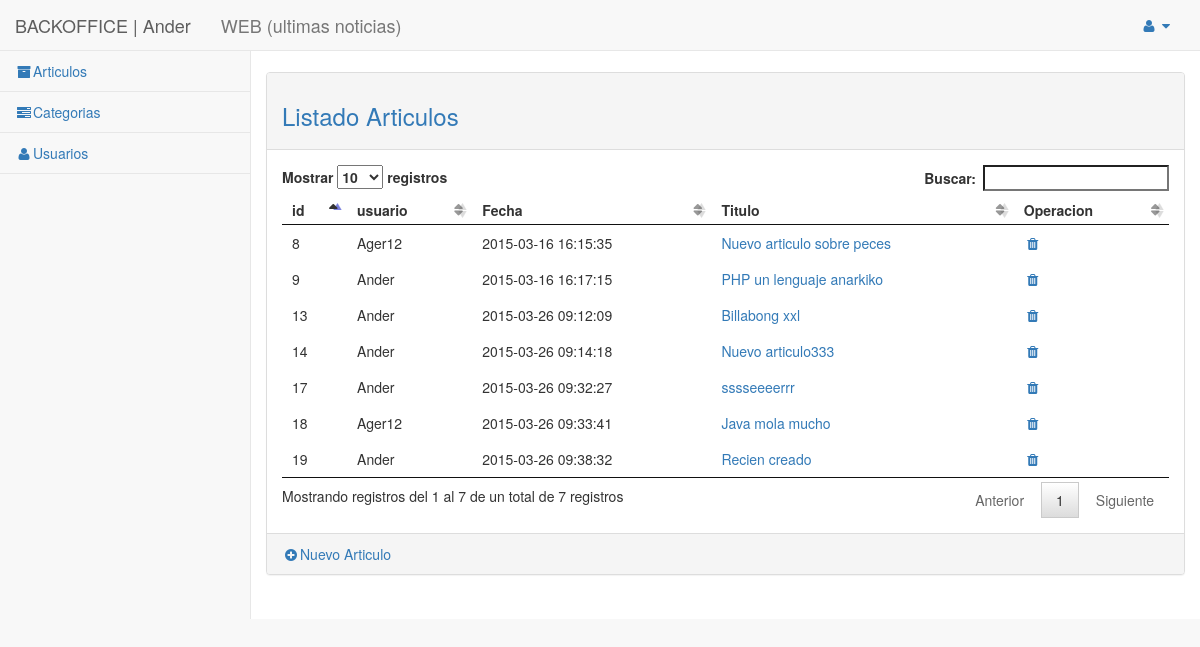
The page /backoffice/articulo/controlador.php (signed in) on the database its author committed.
### tables this page shows
CREATE TABLE IF NOT EXISTS `articulo` (
  `id` int(11) NOT NULL AUTO_INCREMENT,
  `fecha` timestamp NULL DEFAULT CURRENT_TIMESTAMP COMMENT 'fecha del artículo',
  `titulo` varchar(250) NOT NULL DEFAULT 'Sin titulo' COMMENT 'título del articulo',
  `id_usuario` int(11) NOT NULL,
  `contenido` text NOT NULL COMMENT 'descripción del articulo',
  `url_foto` varchar(255) NOT NULL,
  PRIMARY KEY (`id`),
  KEY `id_usuario` (`id_usuario`)
);

CREATE TABLE IF NOT EXISTS `usuario` (
  `id` int(11) NOT NULL AUTO_INCREMENT,
  `email` varchar(250) NOT NULL,
  `password` varchar(50) NOT NULL,
  `nombre` varchar(250) NOT NULL,
  `rol` int(1) NOT NULL DEFAULT '1' COMMENT '0=Administrador  1=usuario',
  PRIMARY KEY (`id`),
  UNIQUE KEY `email` (`email`)
);

### core/Database.php (called while the page is built, shortened)
<?php
class Database{
	private $db_host = "localhost";
	private $db_user = "root";
	private $db_pass = "";
	private $db_name = "mb15";
	private $con = false;
	private $result = array();
	public function connect(){
		if(!$this->con){
			$myconn = @mysql_connect($this->db_host,$this->db_user,$this->db_pass);
            if($myconn){
            	$seldb = @mysql_select_db($this->db_name,$myconn);
                if($seldb){
                	$this->con = true;
                    return true;
                }else{
                	array_push($this->result,mysql_error());
                    return false;
                }
            }else{
            	array_push($this->result,mysql_error());
                return false;
            }
        }else{
            return true;
        }
	}
    public function disconnect(){
    	if($this->con){
    		if(@mysql_close()){
    			$this->con = false;
				return true;
			}else{
				return false;
			}
		}
    }
	public function sql($sql){
		$query = @mysql_query($sql);
		if($query){
			$this->numResults = mysql_num_rows($query);
			for($i = 0; $i < $this->numResults; $i++){
				$r = mysql_fetch_array($query);
               	$key = array_keys($r);
               	for($x = 0; $x < count($key); $x++){
                   	if(!is_int($key[$x])){
                   		if(mysql_num_rows($query) >= 1){
                   			$this->result[$i][$key[$x]] = $r[$key[$x]];
						}else{
							$this->result = null;
						}
					}
				}
			}
			return true;
		}else{
			array_push($this->result,mysql_error());
			return false;
		}
	}
    public function getResult(){
        $val = $this->result;
        $this->result = array();
        return $val;
    }
}

### backoffice/articulo/modelo.php (called while the page is built, shortened)
<?php
	function getArticulos( $limit=10 , $id_usuario=null)
	{
		$sql = "SELECT a.id , titulo, id_usuario, nombre , fecha, nombre, contenido, url_foto FROM `articulo` as a , `usuario` as u WHERE a.id_usuario = u.id";
		$db = new Database();
		$db->connect();
		$where = '';
		$order = ' order by fecha';
		$db->sql( $sql.$where.$order );
		$res = $db->getResult();
		return $res;
	}
?>

### backoffice/articulo/vista.php (the view)
<?php require '../../html/backoffice/head.php'; ?>
<div id="page-wrapper">
    <div class="row">
        <div class="col-lg-12">
         </div>
     </div>
     <div class="row">
            <br>
            <div class="panel panel-default">
                <div class="panel-heading">
                     <h3 class="text-primary">Listado Articulos</h3>
                </div>
                <div class="panel-body">
					<table id="tabla">
					<thead>
						<tr>
							<th>id</th>
							<th>usuario</th>
							<th>Fecha</th>
							<th>Titulo</th>
							<th>Operacion</th>
						</tr>
					</thead>
					    <?php foreach($articulos as $articulo): ?>
					    <tr>
					    	<td><?php echo $articulo['id']?></td>
					    	<td><?php echo $articulo['nombre']?></td>
					        <td><?php echo $articulo['fecha']?></td>
					        <td>
					        	<a href="<?php echo(CONTROLLER_ARTICULO);?>?op=<?php echo(OP_DETALLE);?>&id=<?php echo $articulo['id']?>" >
					        		<?php echo $articulo['titulo']?>
					        	</a>
					        </td>
					        <td>
					        	<a href="<?php echo(CONTROLLER_ARTICULO);?>?id=<?php echo $articulo['id']?>&op=<?php echo(OP_ELIMINAR);?>"
					        	   title="Eliminar articulo"><i class="fa fa-trash fa-fw"></i></a>
					        </td>
					    </tr>
					<?php endforeach;?>
					</table>
				</div>
                <div class="panel-footer">
                    <a href="<?php echo(CONTROLLER_ARTICULO);?>?op=<?php echo(OP_DETALLE);?>"><i class="fa fa-plus-circle fa-fw"></i>Nuevo Articulo</a>
                 </div>
            </div>
		</div>
</div>
<?php require '../../html/backoffice/footer.php'; ?>

### backoffice/articulo/controlador.php (shortened to what this page needs)
<?php
require_once ('../../core/DataBase.php');
require_once('modelo.php');
$perfil = $_SESSION['perfil'];
$op = 1;
switch ($op) {
	case OP_LISTAR:
		op_listar($perfil);
		break;
}
function op_listar($perfil){
	if ( $perfil['rol'] == Constantes::$ROL_ADMINISTRADOR ){
		$articulos = getArticulos( -1 , null  );
	}else{
		$articulos = getArticulos( -1 , $perfil['id']  );
	}
	require('vista.php');
}

### html/backoffice/head.php (shortened to what this page needs)
<!DOCTYPE html>
<html lang="en">
<head>
	   <link href="css/bootstrap.min.css" rel="stylesheet">
	    <link href="css/sb-admin-2.css" rel="stylesheet">
	    <link href="css/font-awesome/css/font-awesome.min.css" rel="stylesheet" type="text/css">
	    <link href="js/datatables/css/jquery.dataTables.min.css" rel="stylesheet" type="text/css">
	    <link href="js/datatables/css/jquery.dataTables_themeroller.css" rel="stylesheet" type="text/css">
</head>
<body>
    <div id="wrapper">
    <?php require 'navigation.php';?>

### html/backoffice/navigation.php (shortened to what this page needs)
<?php
$perfil = $_SESSION["perfil"];
?>
 <nav class="navbar navbar-default navbar-static-top" role="navigation" style="margin-bottom: 0">
     <div class="navbar-header">
         <a class="navbar-brand" href="">BACKOFFICE | <?php echo $perfil['nombre']?> </a>
         <a class="navbar-brand" href="<?php echo WEBROOT; ?>"> WEB (ultimas noticias)</a>
     </div>
     <ul class="nav navbar-top-links navbar-right">
         <li class="dropdown">
             <a class="dropdown-toggle" data-toggle="dropdown" href="#">
                 <i class="fa fa-user fa-fw"></i>  <i class="fa fa-caret-down"></i>
             </a>
         </li>
     </ul>
     <div class="navbar-default sidebar" role="navigation">
         <div class="sidebar-nav navbar-collapse">
             <ul class="nav" id="side-menu">
                 <?php if ( $perfil['rol'] == 0 ) { ?>
                  <li>
                      <a href="<?php echo(CONTROLLER_ARTICULO);?>"><i class="fa fa-archive fa-fw"></i>Articulos</a>
                  </li>
                  <li>
                      <a href="<?php echo(CONTROLLER_CATEGORIA);?>"><i class="fa fa-tasks fa-fw"></i>Categorias</a>
                  </li>
                  <li>
                      <a href="<?php echo(CONTROLLER_USER);?>"><i class="fa fa-user fa-fw"></i>Usuarios</a>
                  </li>
               	<?php }?>
             </ul>
         </div>
     </div>
 </nav>

### html/backoffice/footer.php (shortened to what this page needs)
</div>
</body>
</html>

### html/backoffice/css/sb-admin-2.css (style rules this page uses)
body { background-color: #f8f8f8; }
#wrapper { width: 100%; }
#page-wrapper { padding: 0 15px; min-height: 568px; background-color: #fff; }
@media (min-width:768px) { #page-wrapper { position: inherit; margin: 0 0 0 250px; padding: 0 30px; border-left: 1px solid #e7e7e7; } }
.navbar-top-links { margin-right: 0; }
.navbar-top-links li { display: inline-block; }
.navbar-top-links li:last-child { margin-right: 15px; }
.navbar-top-links li a { padding: 15px; min-height: 50px; }
.sidebar .sidebar-nav.navbar-collapse { padding-right: 0; padding-left: 0; }
.sidebar ul li { border-bottom: 1px solid #e7e7e7; }
@media (min-width:768px) { .sidebar { z-index: 1; position: absolute; width: 250px; margin-top: 51px; } }
table.dataTable thead .sorting, table.dataTable thead .sorting_asc, table.dataTable thead .sorting_desc, table.dataTable thead .sorting_asc_disabled, table.dataTable thead .sorting_desc_disabled { background: 0 0; }
table.dataTable thead .sorting_asc:after { content: "\f0de"; float: right; font-family: fontawesome; }
table.dataTable thead .sorting:after { content: "\f0dc"; float: right; font-family: fontawesome; color: rgba(50,50,50,.5); }

### rows shown on the page
articulo: id "8", id_usuario.nombre "Ager12", fecha "2015-03-16 16:15:35", titulo "Nuevo articulo sobre peces"
articulo: id "9", id_usuario.nombre "Ander", fecha "2015-03-16 16:17:15", titulo "PHP un lenguaje anarkiko"
articulo: id "13", id_usuario.nombre "Ander", fecha "2015-03-26 09:12:09", titulo "Billabong xxl"
articulo: id "14", id_usuario.nombre "Ander", fecha "2015-03-26 09:14:18", titulo "Nuevo articulo333"
articulo: id "17", id_usuario.nombre "Ander", fecha "2015-03-26 09:32:27", titulo "sssseeeerrr"
articulo: id "18", id_usuario.nombre "Ager12", fecha "2015-03-26 09:33:41", titulo "Java mola mucho"
articulo: id "19", id_usuario.nombre "Ander", fecha "2015-03-26 09:38:32", titulo "Recien creado"

### other values the page prints
$perfil['nombre'] "Ander"
